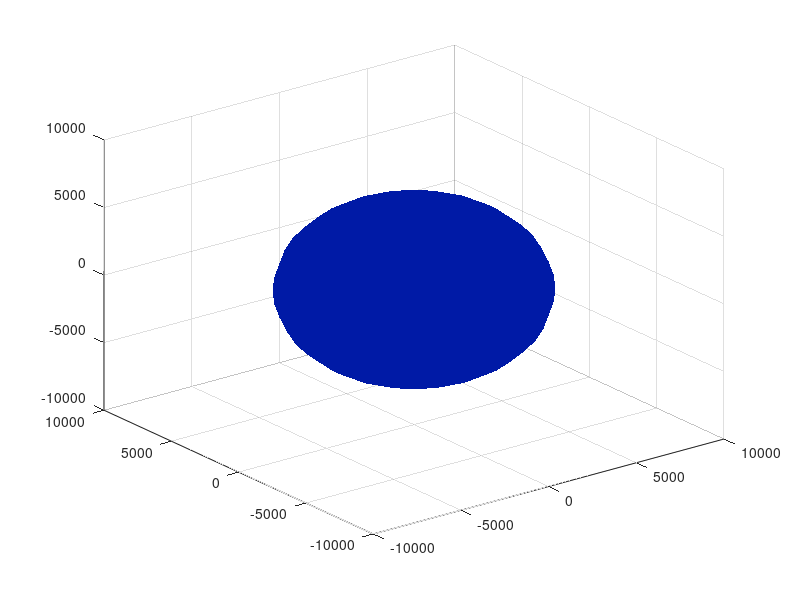

This figure's MATLAB source: (Note: this script raises an error after producing the figure.)
[X,Y,Z]=sphere();
X=6400*X;
Y=6400*Y;
Z=6400*Z;

figure;

surf(X,Y,Z,'EdgeColor','none','FaceColor',[0,0.1,0.65])

hold on
plot3(ri(1),ri(2),ri(3),'o')
plot3(rf(1),rf(2),rf(3),'o')
quiver3(ri(1),ri(2),ri(3),v(1),v(2),v(3),100)

plot3(orb(1,:),orb(2,:),orb(3,:),'--')
hold off

grid on
xlim([-1,1]*1e4)
ylim([-1,1]*1e4)
zlim([-1,1]*1e4)